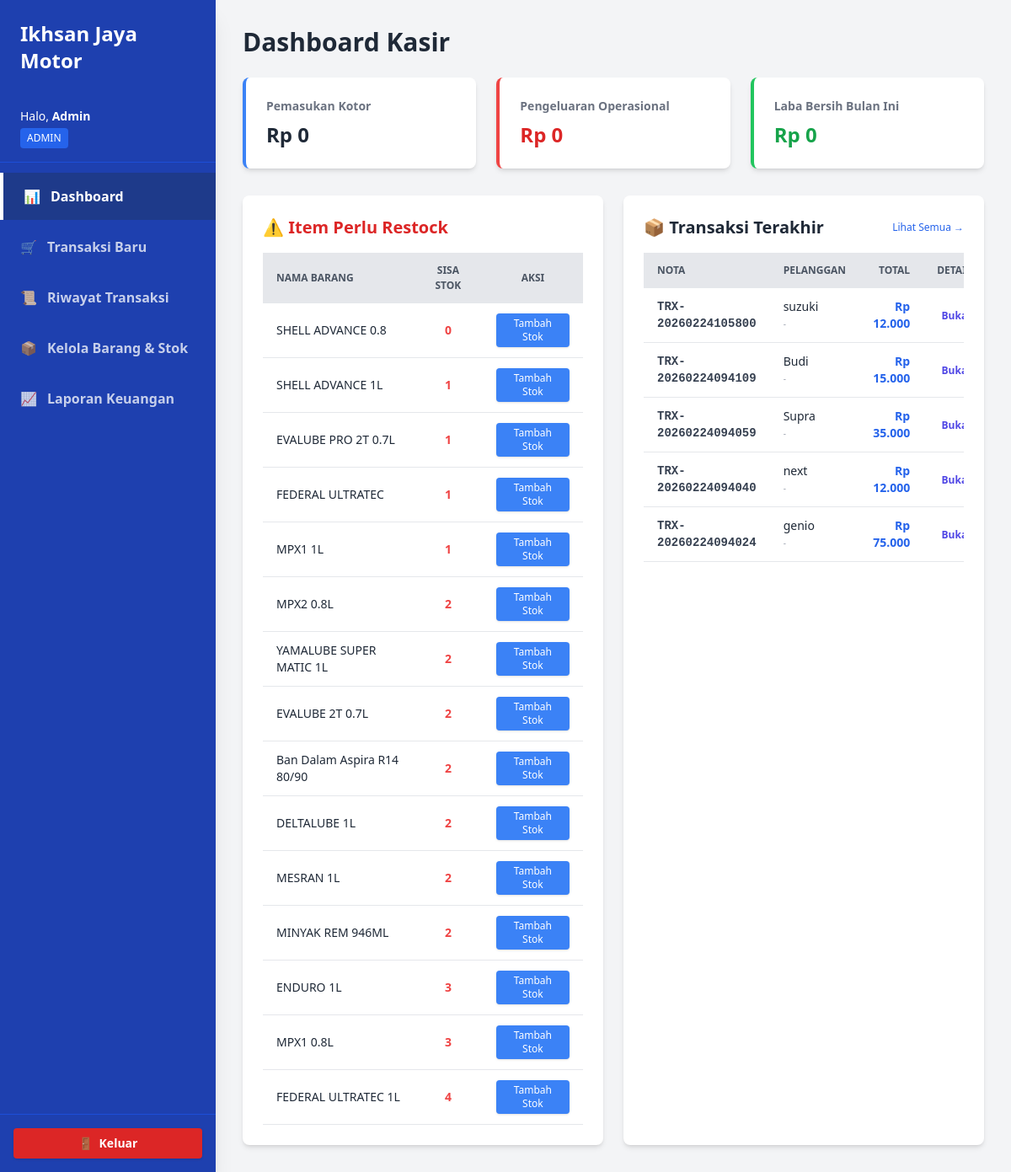
/index.php (signed in), run on the app's committed database.
### tables this page shows
CREATE TABLE `barang` (
  `id` int(11) NOT NULL,
  `kode_barang` varchar(20) NOT NULL,
  `nama_barang` varchar(100) NOT NULL,
  `kategori` varchar(50) DEFAULT NULL,
  `gambar` varchar(255) DEFAULT NULL,
  `deskripsi` text DEFAULT NULL,
  `stok` int(11) DEFAULT 0,
  `harga_modal` decimal(10,2) NOT NULL,
  `harga_jual` decimal(10,2) NOT NULL,
  `created_at` timestamp NOT NULL DEFAULT current_timestamp()
);

CREATE TABLE `transaksi` (
  `id` int(11) NOT NULL,
  `kode_transaksi` varchar(20) NOT NULL,
  `nama_pelanggan` varchar(100) DEFAULT NULL,
  `plat_nomor` varchar(20) DEFAULT NULL,
  `total_bayar` decimal(10,2) NOT NULL,
  `status` enum('selesai','dibatalkan') DEFAULT 'selesai',
  `tanggal` datetime DEFAULT current_timestamp(),
  `kasir_id` int(11) DEFAULT NULL
);

### controllers/DashboardController.php (called while the page is built, shortened)
<?php
require_once 'models/DashboardModel.php';
class DashboardController
{
    private $dashboardModel;
    public function __construct()
    {
        $database = new Database();
        $db = $database->getConnection();
        $this->dashboardModel = new DashboardModel($db);
    }
    public function getDashboardData()
    {
        $bulan_ini = date('Y-m');
        $pendapatan = $this->dashboardModel->getPendapatanBulanIni($bulan_ini);
        $pengeluaran = $this->dashboardModel->getPengeluaranBulanIni($bulan_ini);
        return [
            'pendapatan' => $pendapatan,
            'pengeluaran' => $pengeluaran,
            'laba_bersih' => $pendapatan - $pengeluaran,
            'stok_menipis' => $this->dashboardModel->getStokMenipis(5),
            'karpet_aktif' => $this->dashboardModel->getKarpetAktif()
        ];
    }
}

### models/DashboardModel.php (called while the page is built)
<?php
class DashboardModel
{
    private $conn;
    public function __construct($db)
    {
        $this->conn = $db;
    }
    public function getPendapatanBulanIni($bulan)
    {
        try {
            $query = "SELECT SUM(total_bayar) as total FROM transaksi
                      WHERE DATE_FORMAT(tanggal, '%Y-%m') = :bulan
                      AND status = 'selesai'";
            $stmt = $this->conn->prepare($query);
            $stmt->execute([':bulan' => $bulan]);
            $row = $stmt->fetch(PDO::FETCH_ASSOC);
            return $row['total'] ? $row['total'] : 0;
        } catch (\Throwable $e) {
            $query = "SELECT SUM(total_bayar) as total FROM transaksi
                      WHERE DATE_FORMAT(tanggal, '%Y-%m') = :bulan";
            $stmt = $this->conn->prepare($query);
            $stmt->execute([':bulan' => $bulan]);
            $row = $stmt->fetch(PDO::FETCH_ASSOC);
            return $row['total'] ? $row['total'] : 0;
        }
    }
    public function getPengeluaranBulanIni($bulan)
    {
        try {
            $query = "SELECT SUM(nominal) as total FROM arus_kas
                      WHERE DATE_FORMAT(tanggal, '%Y-%m') = :bulan
                      AND jenis = 'Pengeluaran'";
            $stmt = $this->conn->prepare($query);
            $stmt->execute([':bulan' => $bulan]);
            $row = $stmt->fetch(PDO::FETCH_ASSOC);
            return $row['total'] ? $row['total'] : 0;
        } catch (\Throwable $e) {
            return 0;
        }
    }
    public function getStokMenipis($limit)
    {
        try {
            $query = "SELECT nama_barang, stok FROM barang WHERE stok <= :limit ORDER BY stok ASC";
            $stmt = $this->conn->prepare($query);
            $stmt->bindValue(':limit', (int)$limit, PDO::PARAM_INT);
            $stmt->execute();
            return $stmt->fetchAll(PDO::FETCH_ASSOC);
        } catch (\Throwable $e) {
            return [];
        }
    }
    public function getKarpetAktif()
    {
        try {
            $query = "SELECT * FROM cucian_karpet WHERE status != 'diambil' ORDER BY tanggal_selesai ASC";
            $stmt = $this->conn->prepare($query);
            $stmt->execute();
            return $stmt->fetchAll(PDO::FETCH_ASSOC);
        } catch (\Throwable $e) {
            try {
                $query = "SELECT * FROM cucian_karpet";
                $stmt = $this->conn->prepare($query);
                $stmt->execute();
                return $stmt->fetchAll(PDO::FETCH_ASSOC);
            } catch (\Throwable $e2) {
                return [];
            }
        }
    }
}

### controllers/TransaksiController.php (called while the page is built, shortened)
<?php
require_once 'models/TransaksiModel.php';
class TransaksiController
{
    private $model;
    public function __construct()
    {
        $db = (new Database())->getConnection();
        $this->model = new TransaksiModel($db);
    }
    public function riwayat()
    {
        return $this->model->getAllRiwayat();
    }
}

### models/TransaksiModel.php (called while the page is built, shortened)
<?php
class TransaksiModel
{
    private $conn;
    public function __construct($db)
    {
        $this->conn = $db;
    }
    public function getAllRiwayat()
    {
        $query = "SELECT t.*, u.username AS nama_kasir
                  FROM transaksi t
                  LEFT JOIN users u ON t.kasir_id = u.id
                  ORDER BY t.tanggal DESC";
        $stmt = $this->conn->prepare($query);
        $stmt->execute();
        return $stmt->fetchAll(PDO::FETCH_ASSOC);
    }
}

### views/dashboard.php (the view, shortened to what this page needs)
<!DOCTYPE html>
<html lang="id">
<head>
    <script src="https://cdn.tailwindcss.com"></script>
</head>
<body class="bg-gray-100 flex flex-col md:flex-row min-h-screen">
    <?php if (file_exists('views/includes/sidebar.php')) {
        include 'views/includes/sidebar.php';
    } elseif (file_exists('includes/sidebar.php')) {
        include 'includes/sidebar.php';
    } ?>
    <div class="w-full bg-gray-100 flex-1 p-8">
        <h1 class="text-3xl font-bold text-gray-800 mb-6">Dashboard Kasir</h1>
        <div class="grid grid-cols-1 md:grid-cols-3 gap-6 mb-8">
            <div class="bg-white rounded-lg shadow-md p-6 border-l-4 border-blue-500">
                <h3 class="text-gray-500 text-sm font-semibold mb-2">Pemasukan Kotor</h3>
                <p class="text-2xl font-bold text-gray-800">Rp <?= number_format($pendapatan_bulan_ini, 0, ',', '.') ?></p>
            </div>
            <div class="bg-white rounded-lg shadow-md p-6 border-l-4 border-red-500">
                <h3 class="text-gray-500 text-sm font-semibold mb-2">Pengeluaran Operasional</h3>
                <p class="text-2xl font-bold text-red-600">Rp <?= number_format($pengeluaran_bulan_ini, 0, ',', '.') ?></p>
            </div>
            <div class="bg-white rounded-lg shadow-md p-6 border-l-4 border-green-500">
                <h3 class="text-gray-500 text-sm font-semibold mb-2">Laba Bersih Bulan Ini</h3>
                <p class="text-2xl font-bold text-green-600">Rp <?= number_format($laba_bersih, 0, ',', '.') ?></p>
            </div>
        </div>
        <div class="grid grid-cols-1 lg:grid-cols-2 gap-6">
            <div class="bg-white rounded-lg shadow-md p-6">
                <h2 class="text-xl font-bold text-gray-800 mb-4 text-red-600 flex items-center">
                    ⚠️ Item Perlu Restock
                </h2>
                <div class="overflow-x-auto">
                    <table class="min-w-full bg-white">
                        <thead>
                            <tr class="w-full bg-gray-200 text-gray-600 uppercase text-xs leading-normal">
                                <th class="py-3 px-4 text-left">Nama Barang</th>
                                <th class="py-3 px-4 text-center">Sisa Stok</th>
                                <th class="py-3 px-4 text-center">Aksi</th>
                            </tr>
                        </thead>
                        <tbody class="text-gray-600 text-sm font-light">
                            <?php if (isset($stok_menipis) && count($stok_menipis) > 0): ?>
                                <?php foreach ($stok_menipis as $stok): ?>
                                    <tr class="border-b border-gray-200 hover:bg-gray-50 transition">
                                        <td class="py-3 px-4 text-left font-medium text-gray-800">
                                            <?= htmlspecialchars($stok['nama_barang'] ?? 'Tanpa Nama') ?>
                                        </td>
                                        <td class="py-3 px-4 text-center text-red-500 font-bold">
                                            <?= htmlspecialchars($stok['stok'] ?? 0) ?>
                                        </td>
                                        <td class="py-3 px-4 text-center">
                                            <?php
                                            $id_brg = $stok['id_barang'] ?? $stok['id'] ?? 0;
                                            $nama_brg = htmlspecialchars($stok['nama_barang'] ?? 'Barang', ENT_QUOTES);
                                            ?>
                                            <button onclick="bukaModalStok('<?= $id_brg ?>', '<?= $nama_brg ?>')" class="bg-blue-500 hover:bg-blue-600 text-white px-3 py-1 rounded text-xs transition duration-150 shadow">
                                                Tambah Stok
                                            </button>
                                        </td>
                                    </tr>
                                <?php endforeach; ?>
                            <?php else: ?>
                                <tr>
                                    <td colspan="3" class="py-4 text-center text-gray-400 italic">Stok semua barang aman.</td>
                                </tr>
                            <?php endif; ?>
                        </tbody>
                    </table>
                </div>
            </div>
            <div class="bg-white rounded-lg shadow-md p-6">
                <h2 class="text-xl font-bold text-gray-800 mb-4 flex items-center justify-between">
                    <span>📦 Transaksi Terakhir</span>
                    <a href="index.php?page=riwayat_transaksi" class="text-xs text-blue-600 hover:underline font-normal">Lihat Semua →</a>
                </h2>
                <div class="overflow-x-auto">
                    <table class="min-w-full bg-white">
                        <thead>
                            <tr class="w-full bg-gray-200 text-gray-600 uppercase text-xs leading-normal">
                                <th class="py-3 px-4 text-left">Nota</th>
                                <th class="py-3 px-4 text-left">Pelanggan</th>
                                <th class="py-3 px-4 text-right">Total</th>
                                <th class="py-3 px-4 text-center">Detail</th>
                            </tr>
                        </thead>
                        <tbody class="text-gray-600 text-sm font-light">
                            <?php if (empty($riwayat_singkat)): ?>
                                <tr>
                                    <td colspan="4" class="py-4 text-center text-gray-400 italic">Belum ada riwayat transaksi.</td>
                                </tr>
                            <?php else: ?>
                                <?php foreach ($riwayat_singkat as $row): ?>
                                    <tr class="border-b border-gray-200 hover:bg-gray-50 transition">
                                        <td class="py-3 px-4 text-left font-mono font-bold text-gray-700">
                                            <?= htmlspecialchars($row['kode_transaksi']) ?>
                                        </td>
                                        <td class="py-3 px-4 text-left">
                                            <div class="font-medium text-gray-800"><?= htmlspecialchars($row['nama_pelanggan']) ?></div>
                                            <div class="text-[10px] text-gray-400 uppercase"><?= !empty($row['plat_nomor']) ? htmlspecialchars($row['plat_nomor']) : '-' ?></div>
                                        </td>
                                        <td class="py-3 px-4 text-right font-bold text-blue-600">
                                            Rp <?= number_format($row['total_bayar'], 0, ',', '.') ?>
                                        </td>
                                        <td class="py-3 px-4 text-center">
                                            <a href="index.php?page=detail_transaksi&id=<?= $row['id'] ?>" class="text-indigo-600 hover:text-indigo-900 font-bold text-xs">
                                                Buka
                                            </a>
                                        </td>
                                    </tr>
                                <?php endforeach; ?>
                            <?php endif; ?>
                        </tbody>
                    </table>
                </div>
            </div>
        </div>
    </div>
</body>
</html>

### data on the page
barang: nama_barang "SHELL ADVANCE 0.8", stok "0"
barang: nama_barang "SHELL ADVANCE 1L", stok "1"
barang: nama_barang "EVALUBE PRO 2T 0.7L", stok "1"
barang: nama_barang "FEDERAL ULTRATEC", stok "1"
barang: nama_barang "MPX1 1L", stok "1"
barang: nama_barang "MPX2 0.8L", stok "2"
barang: nama_barang "YAMALUBE SUPER MATIC 1L", stok "2"
barang: nama_barang "EVALUBE 2T 0.7L", stok "2"
barang: nama_barang "Ban Dalam Aspira R14 80/90", stok "2"
barang: nama_barang "DELTALUBE 1L", stok "2"
barang: nama_barang "MESRAN 1L", stok "2"
barang: nama_barang "MINYAK REM 946ML", stok "2"
barang: nama_barang "ENDURO 1L", stok "3"
barang: nama_barang "MPX1 0.8L", stok "3"
barang: nama_barang "FEDERAL ULTRATEC 1L", stok "4"
transaksi: kode_transaksi "TRX-20260224105800", nama_pelanggan "suzuki", total_bayar "12.000"
transaksi: kode_transaksi "TRX-20260224094109", nama_pelanggan "Budi", total_bayar "15.000"
transaksi: kode_transaksi "TRX-20260224094059", nama_pelanggan "Supra", total_bayar "35.000"
transaksi: kode_transaksi "TRX-20260224094040", nama_pelanggan "next", total_bayar "12.000"
transaksi: kode_transaksi "TRX-20260224094024", nama_pelanggan "genio", total_bayar "75.000"

### other printed values
$_SESSION['username'] "Admin"
$_SESSION['role'] "ADMIN"
$pendapatan_bulan_ini "0"
$pengeluaran_bulan_ini "0"
$laba_bersih "0"
